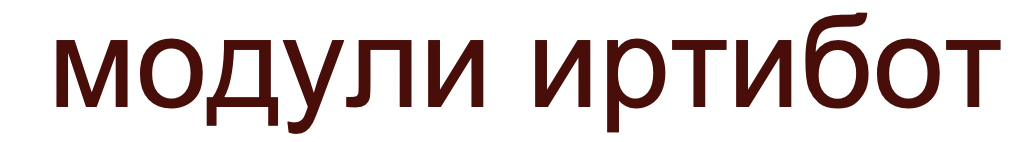
#> input picture resources1/7.png, 1026 x 142 px
$ python detectRussianWord.py
#> lines starting #> are read from the running program, lines starting #| are printed output that depends on the picture; after the words box and inside, x2 and y2 are one past the last pixel; in counts of white or black regions, pixels touching at a corner belong together
"""
This program grabs text from an image and compares it with 'модули иртибот'.
It returns 'Match' if it identifies 'модули иртибот' and 'Not Match' when it doesnt.
"""
from pytesseract import Output
import pytesseract
import numpy as np
import cv2
import time

def detect_russian_word(imagePNG):
    """
    Function to detect words pulled from images
    -------
    Returns
    -------
    True if text grabbed from image matches 'модули иртибот'.
    False if not.
    """
#> called with imagePNG = 'resources1/7.png'

    #filter image
    originalImage = cv2.imread(imagePNG)
#> originalImage is the input picture: shape (142, 1026, 3); mean B, G, R 208.2, 209, 220.1
    (thresh, filterImage) = cv2.threshold(np.mean(originalImage, axis=2), 127, 255, cv2.THRESH_BINARY)
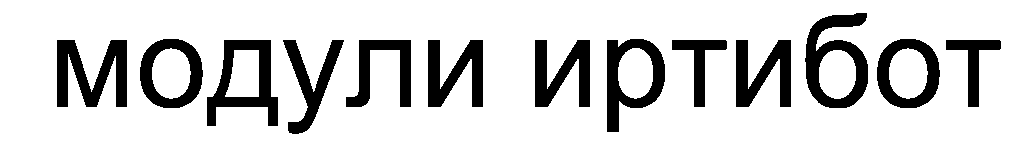
#> filterImage: shape (142, 1026) float64; 81.4% white; 13 black regions, largest, box (x1, y1, x2, y2) and area: (805, 13, 868, 108) 2817, (57, 40, 127, 107) 2728, (207, 40, 278, 126) 2580

    #shows what the filtered image looks like
    #cv2.imshow('img', filterImage)
    #cv2.waitKey(0)

    #function from library: pytesseract to grab text from image
#> (the run stopped early here; a loop or call above may not have finished)

$ run again, with resources1/0.png copied over resources1/7.png
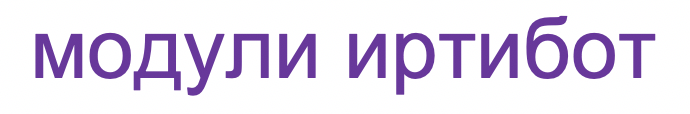
#> input picture resources1/0.png, 690 x 114 px
#> in detect_russian_word, originalImage is the input picture: shape (114, 690, 3); mean B, G, R 239, 223.7, 231.1
#> in detect_russian_word, `(thresh, filterImage) = cv2.threshold(np.mean(originalImage, axis=2), ..`:
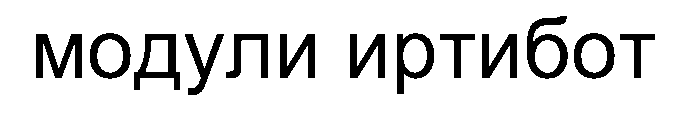
#> filterImage: shape (114, 690) float64; 85.9% white; 13 black regions, largest, box (x1, y1, x2, y2) and area: (527, 16, 568, 79) 1157, (36, 34, 82, 78) 1144, (134, 34, 180, 90) 1063
